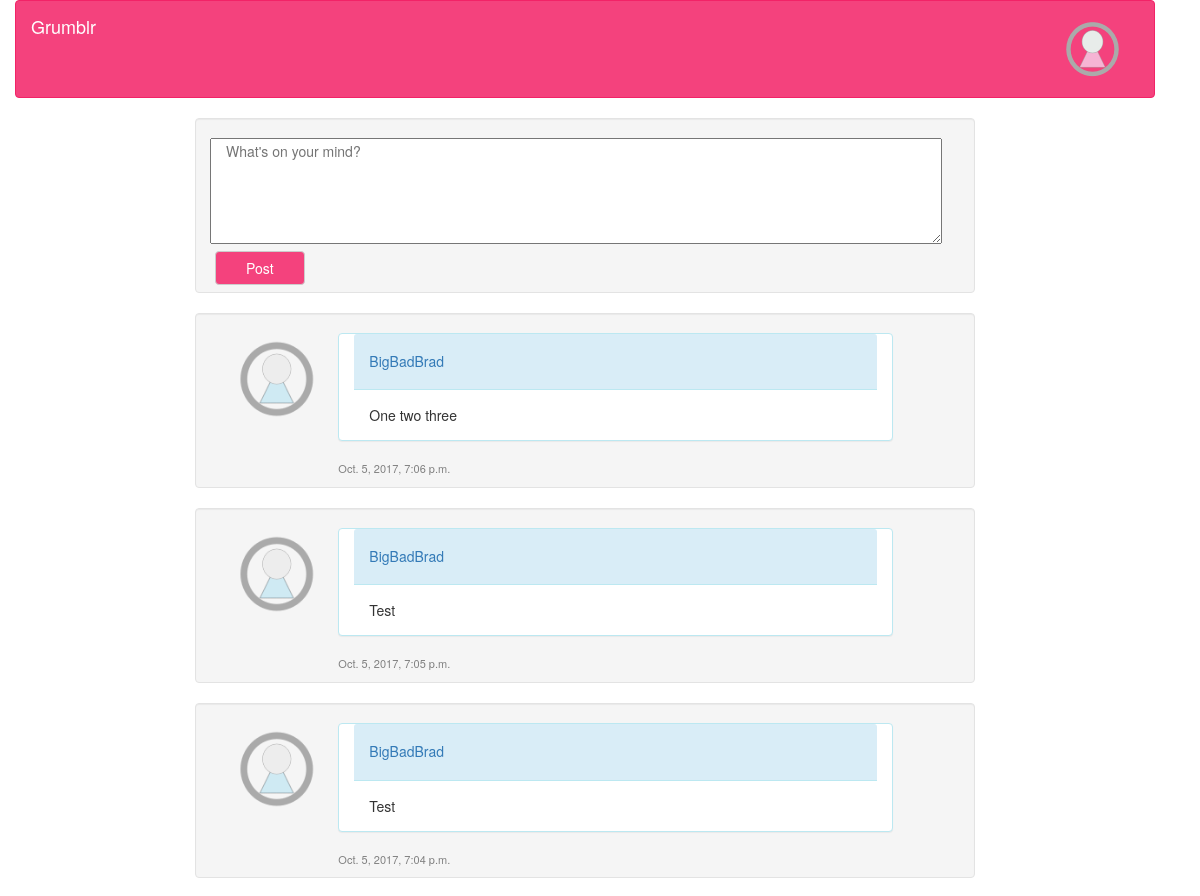
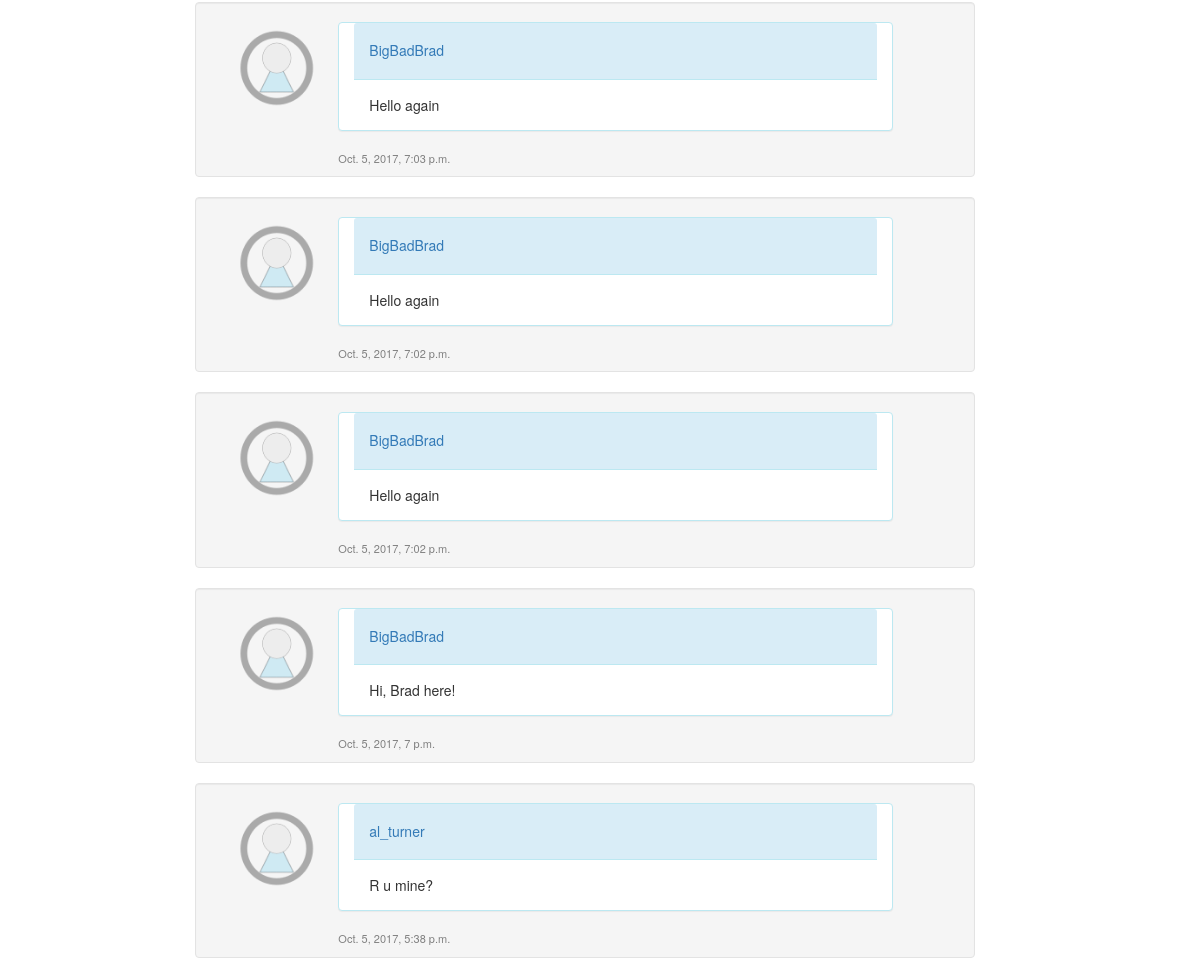
The page /globalstream (signed in) on the database its author committed (2 pictures, top to bottom).
### grumblr/models.py (models this page shows)
class BlogPost(models.Model):
    blog_text = models.TextField(max_length=42)
    published_time = models.DateTimeField(default=timezone.now)
    user_id = models.ForeignKey(User)
    def __unicode__(self):
        return self.blog_text

### grumblr/views.py (the view)
# urls.py: url(r'^globalstream$',grumblr.views.globalstream),
@login_required
def globalstream(request):
    try:
        following = Following.objects.get(user=request.user)
    except ObjectDoesNotExist:
        items = BlogPost.objects.order_by('-published_time').filter(user_id=request.user)
        return render(request, 'grumblr/globalstream.html', {'items':items})
    items = BlogPost.objects.order_by('-published_time').filter(Q(user_id=following.follow)| Q(user_id=request.user))
    return render(request, 'grumblr/globalstream.html', {'items':items})

### grumblr/templates/grumblr/globalstream.html (shortened to what this page needs)
<!DOCTYPE html>
<html lang="en">
<head>
    {% load static %}
    <link href="{% static 'grumblr/css/bootstrap.min.css' %}" rel="stylesheet">
    <link href="{% static 'grumblr/css/bootstrap-grumblr.css' %}" rel="stylesheet">
</head>
<body>
<div class="container">
    <div class="row">
        <div class="col-md-12 col-sm-12 col-xs-12" role="main">
            <nav class="navbar navbar-default">
                <div class="container-fluid">
                    <div class="navbar-header">
                        <a class="navbar-brand" href="globalstream">Grumblr</a>
                    </div>
                    <div class="collapse navbar-collapse" id="bs-example-navbar-collapse-1">
                        <ul class="nav navbar-nav navbar-right">
                            <li class="dropdown">
                                <a href="#" class="dropdown-toggle" data-toggle="dropdown" role="button"
                                   aria-haspopup="true" aria-expanded="false">
                                    <img src="{% static 'grumblr/images/profpict.png' %}" class="img-responsive"
                                         alt="profpict">
                                </a>
                            </li>
                        </ul>
                    </div>
                </div>
            </nav>
        </div>
    </div>
    <div class="row">
        <div class="col-md-offset-2 col-md-8 col-md-offset-2 well" style="padding-bottom:0">
            <form accept-charset="UTF-8" action="/add-item" method="POST">
                <div class="row">
            <textarea class="col-md-offset-1 col-md-11 text-post" id="new_message" name="item"
                      placeholder="What's on your mind?" rows="5" maxlength="42"></textarea>
                </div>
                <div class="row">
                    <div class="col-lg-12">
                        <button class="btn btn-default btn-post" type="submit">Post</button>
                    </div>
                </div>
            </form>
        </div>
    </div>
    {% for item in items %}
    <div class="row">
        <div class="col-md-offset-2 col-md-8 col-sm-12  col-xs-12 well" style="padding-bottom:0">
            <div class="col-md-2 col-sm-2 col-xs-2">
                <a href="/profile/{{item.user_id}}">
                    <img src="{% static 'grumblr/images/profpict2.png' %}" class="img-responsive"
                         alt="profpict">
                </a>
            </div>
            <div class="col-md-9 col-sm-9 col-xs-9">
                <div class="row">
                    <div class="panel panel-info col-md-12 col-sm-12 col-xs-12">
                        <div class="panel-heading col-md-12 col-sm-12 col-xs-12"><a href="/profile/{{item.user_id}}"><h5>{{item.user_id}}</h5></a></div>
                        <div class="panel-body col-md-12 col-sm-12 col-xs-12">{{item}}
                        </div>
                    </div>
                </div>
                <div class="row">
                    <p class="date-font">{{item.published_time}}</p>
                </div>
            </div>
        </div>
    </div>
    {% endfor %}
</div>
</body>
</html>

### rows shown on the page
BlogPost: user_id "BigBadBrad", blog_text "One two three", published_time "Oct. 5, 2017, 7:06 p.m."
BlogPost: user_id "BigBadBrad", blog_text "Test", published_time "Oct. 5, 2017, 7:05 p.m."
BlogPost: user_id "BigBadBrad", blog_text "Test", published_time "Oct. 5, 2017, 7:04 p.m."
BlogPost: user_id "BigBadBrad", blog_text "Hello again", published_time "Oct. 5, 2017, 7:03 p.m."
BlogPost: user_id "BigBadBrad", blog_text "Hello again", published_time "Oct. 5, 2017, 7:02 p.m."
BlogPost: user_id "BigBadBrad", blog_text "Hello again", published_time "Oct. 5, 2017, 7:02 p.m."
BlogPost: user_id "BigBadBrad", blog_text "Hi, Brad here!", published_time "Oct. 5, 2017, 7 p.m."
BlogPost: user_id "al_turner", blog_text "R u mine?", published_time "Oct. 5, 2017, 5:38 p.m."
